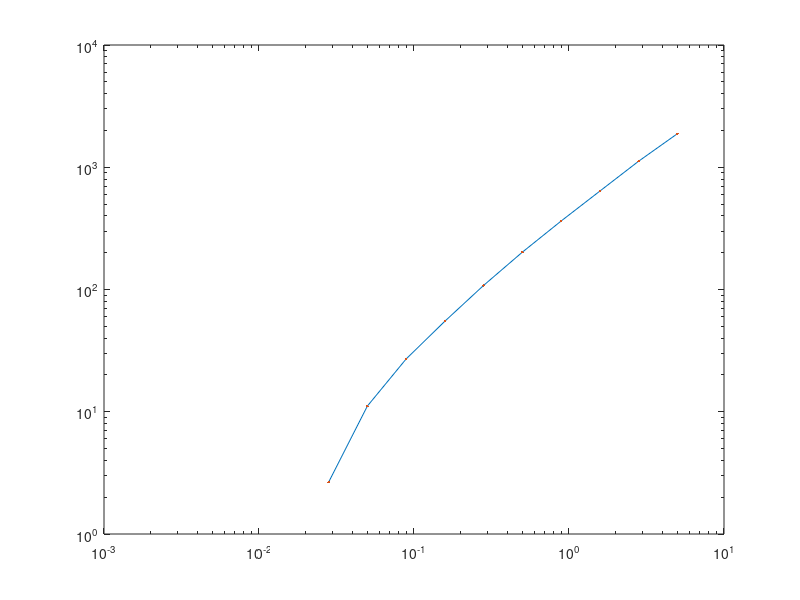

Source code (MATLAB):
% measurement of light power vs voltage to LED driver

v = [ % in Volts. From daq to external control of LED driver. 1000 mA at 10 V
0.0088914  
0.015811
0.028117
0.05
0.088914
0.15811
0.28117
0.5
0.88914
1.5811
2.8117
5
];  

power = [ % in uW. 
    nan
    nan
2.65
11.12
27
55
108
202
363
638
1.12*1E3
1.88*1E3
];

figure
loglog(v,power), hold on
loglog(v,power,'.')